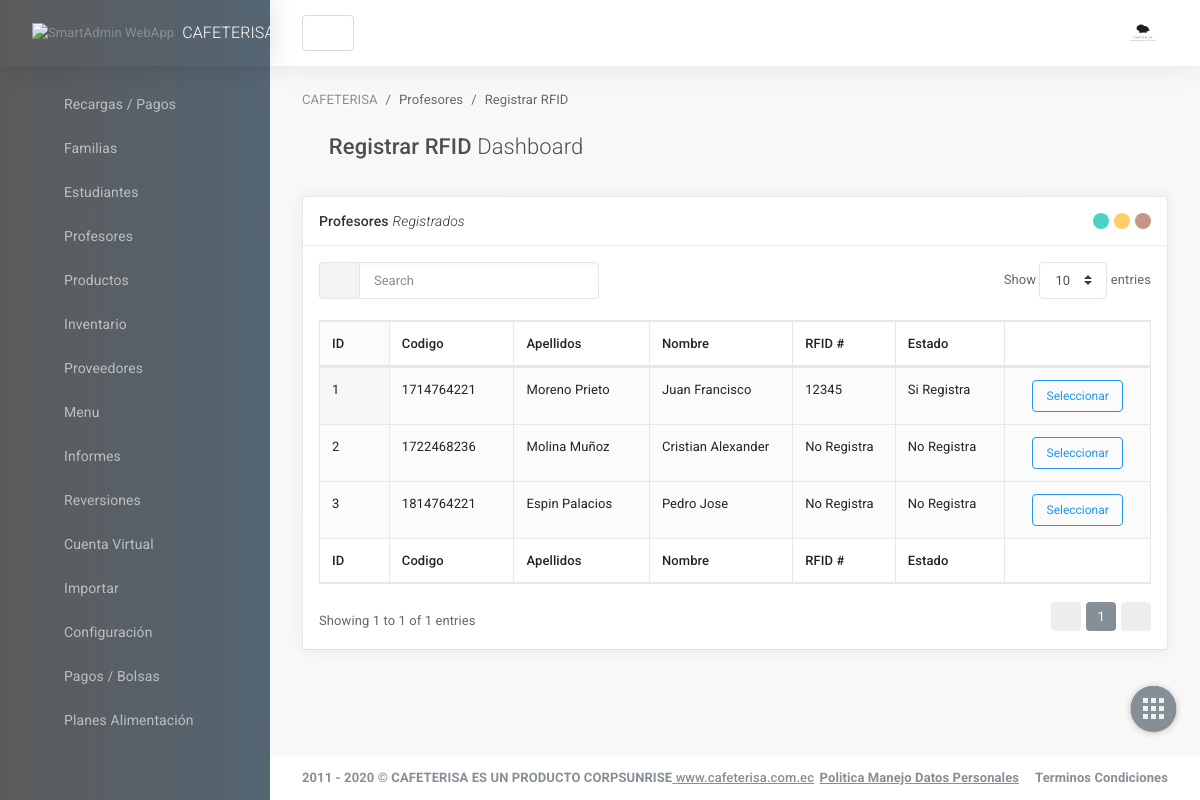
The page /asignarRfidProfesor.php on the database its author committed.
### tables this page shows
CREATE TABLE profesores (
	id_profesor  				varchar(100) not null,
	apellidos_profesor			varchar(100) not null,
	nombres_profesor			varchar(100) not null,
	email_profesor				varchar(255) not null,
	credito_profesor			float(200,2) not null,
	debito_profesor				float(200,2) not null,
	contrasena_profesor			varchar(100) not null,
	saldo_profesor				float(200,2) not null,
	celular_profesor			varchar(10),
	saldo_credito_profesor		float(200,2) not null,
	CONSTRAINT pk_profesores PRIMARY KEY(id_profesor)
);

CREATE TABLE rfid_profesores (
	id_rfid_profesor  			int(255) auto_increment not null,
	id_profesor 				varchar(10) not null,
	estado_rfid_profesor  		varchar(100) not null,
	CONSTRAINT pk_rfid_profesores PRIMARY KEY(id_rfid_profesor),
	CONSTRAINT fk_rfid_profesor FOREIGN KEY(id_profesor) REFERENCES profesores(id_profesor)
);

### include/helpers.php (called while the page is built, shortened)
<?php
	function conseguir_profesores($conexion){
		$sql = "SELECT id_profesor AS CODIGO_PROFESOR, apellidos_profesor AS APELLIDOS_PROFESOR, nombres_profesor AS NOMBRE_PROFESOR, email_profesor AS EMAIL_PROFESOR, credito_profesor AS CREDITO, debito_profesor, contrasena_profesor, saldo_profesor AS SALDO_PROFESOR, celular_profesor AS CELULAR, saldo_credito_profesor AS SALDO_CREDITO FROM profesores ORDER BY id_profesor ASC";
		$profesores = mysqli_query($conexion, $sql);
		$result = array();
		if ($profesores && mysqli_num_rows($profesores) >=1) {
			$result = $profesores;
		}
		return $result;
	}
	function conseguir_rfid_profesor($conexion, $codigoProfesor){
		$sql = "SELECT id_rfid_profesor AS RFID, id_profesor, estado_rfid_profesor AS ESTADO_RFID FROM rfid_profesores WHERE id_profesor = '$codigoProfesor'";
		$profesores_rfid = mysqli_query($conexion, $sql);
		$result = array();
		if ($profesores_rfid && mysqli_num_rows($profesores_rfid) >=1) {
			$result = $profesores_rfid;
		}
		return $result;
	}
?>

### asignarRfidProfesor.php (the view, shortened to what this page needs)
<?php
require_once 'include/cabecera.php';
require_once 'include/helpers.php';
require_once 'include/conexion.php';
?>
                    <main id="js-page-content" role="main" class="page-content">
    <ol class="breadcrumb page-breadcrumb">
        <li class="breadcrumb-item"><a href="javascript:void(0);">CAFETERISA</a></li>
        <li class="breadcrumb-item">Profesores</li>
        <li class="breadcrumb-item">Registrar RFID</li>
    </ol>
    <div class="subheader">
        <h1 class="subheader-title">
            <i class='subheader-icon fal fa-home'></i> Registrar RFID <span class='fw-300'>Dashboard</span>
        </h1>
  </div>
  <div class="row">
      <div class="col-xl-12">
          <div id="panel-1" class="panel">
              <div class="panel-hdr">
                  <h2>
                      Profesores <span class="fw-300"><i>Registrados</i></span>
                  </h2>
                  <div class="panel-toolbar">
                    <button class="btn btn-panel" data-action="panel-collapse" data-toggle="tooltip" data-offset="0,10" data-original-title="Minimizar"></button>
                    <button class="btn btn-panel" data-action="panel-fullscreen" data-toggle="tooltip" data-offset="0,10" data-original-title="Pantalla Completa"></button>
                    <button class="btn btn-panel" data-action="panel-close" data-toggle="tooltip" data-offset="0,10" data-original-title="Cerrar"></button>                  </div>
              </div>
              <div class="panel-container show">
                  <div class="panel-content">
                      <table id="dt-basic-example" class="table table-bordered table-hover table-striped w-100">
                          <thead>
                              <tr>
                                  <th>ID</th>
                                  <th>Codigo</th>
                                  <th>Apellidos</th>
                                  <th>Nombre</th>
                                  <th>RFID #</th>
                                  <th>Estado</th>
                                  <th>&nbsp;</th>
                              </tr>
                          </thead>
                          <tbody>
<?php
    $contador = 0;
    $profesores = conseguir_profesores($db);
    if(!empty($profesores) && mysqli_num_rows($profesores) >= 1):
        while ($profesor = mysqli_fetch_assoc($profesores)) :
            $contador++;
?>
<tr>
                                  <td><?=$contador?></td>
                                  <td><?=$profesor['CODIGO_PROFESOR']?></td>
                                  <td><?=$profesor['APELLIDOS_PROFESOR']?></td>
                                  <td><?=$profesor['NOMBRE_PROFESOR']?></td>
                                  <?php
                                    $profesor_con_rfid = conseguir_rfid_profesor($db, $profesor['CODIGO_PROFESOR']);
                                    if(!empty($profesor_con_rfid) && mysqli_num_rows($profesor_con_rfid) >= 1):
                                        $rfid = mysqli_fetch_assoc($profesor_con_rfid);
                                  ?>
                                    <td><?=$rfid['RFID']?></td>
                                    <td><?=$rfid['ESTADO_RFID']?></td>
                                  <?php else: ?>
                                     <td>No Registra</td>
                                     <td>No Registra</td>
                                  <?php endif; ?>
                                  <td align="center"><button type="button" class="btn btn-sm btn-outline-info" data-toggle="modal" data-target="#formRfid<?=$profesor['CODIGO_PROFESOR']?>">Seleccionar</button></td>
                              </tr>
                          </tbody>
<?php
        endwhile;
    endif;
?>
                          <tfoot>
                              <tr>
                                <th>ID</th>
                                <th>Codigo</th>
                                <th>Apellidos</th>
                                <th>Nombre</th>
                                <th>RFID #</th>
                                <th>Estado</th>
                                <th>&nbsp;</th>
                              </tr>
                          </tfoot>
                      </table>
                  </div>
              </div>
          </div>
      </div>
  </div>
</main>
                    <footer class="page-footer" role="contentinfo">
    <div class="d-flex align-items-center flex-1 text-muted">
        <span class="hidden-md-down fw-700">2011 - 2020 © CAFETERISA ES UN PRODUCTO CORPSUNRISE<a href='https://www.cafeterisa.com.ec' class='text-primary fw-500' title='gotbootstrap.com' target='_blank'> www.cafeterisa.com.ec</a></span>
    </div>
    <div>
        <ul class="list-table m-0">
            <li><a href="https://www.katu.com.co/docs/politicaManejoDatosPersonales.pdf" target="_blank"class="text-secondary fw-700">Politica Manejo Datos Personales</a></li>
            <li class="pl-3"><a href="https://www.katu.com/docs/terminosCondiciones.pdf" class="text-secondary fw-700">Terminos Condiciones</a></li>
            </ul>
    </div>
</footer>
                </div>
            </div>
        </div>
<nav class="shortcut-menu d-none d-sm-block">
    <label for="menu_open" class="menu-open-button ">
        <span class="app-shortcut-icon d-block"></span>
    </label>
    <a href="#" class="menu-item btn" data-toggle="tooltip" data-placement="left" title="Scroll Incio">
    </a>
    <a href="salir.php" class="menu-item btn" data-toggle="tooltip" data-placement="left" title="Salir">
    </a>
    <a href="#" class="menu-item btn" data-action="app-fullscreen" data-toggle="tooltip" data-placement="left" title="Pantalla Completa">
    </a>
    <a href="#" class="menu-item btn" data-action="app-print" data-toggle="tooltip" data-placement="left" title="Imprimir Pagina">
    </a>
</nav>
    </body>
</html>

### css/datagrid/datatables/datatables.bundle.css (style rules this page uses)
table.dataTable { clear: both; margin-top: 6px !important; margin-bottom: 6px !important; max-width: none !important; border-collapse: separate !important; border-spacing: 0; }
table.dataTable td, table.dataTable th { -webkit-box-sizing: content-box; box-sizing: content-box; }
table.dataTable thead > tr > th.sorting_asc, table.dataTable thead > tr > th.sorting_desc, table.dataTable thead > tr > th.sorting, table.dataTable thead > tr > td.sorting_asc, table.dataTable thead > tr > td.sorting_desc, table.dataTable thead > tr > td.sorting { padding-right: 30px; }
table.dataTable thead .sorting, table.dataTable thead .sorting_asc, table.dataTable thead .sorting_desc, table.dataTable thead .sorting_asc_disabled, table.dataTable thead .sorting_desc_disabled { cursor: pointer; position: relative; }
table.dataTable thead .sorting:before, table.dataTable thead .sorting:after, table.dataTable thead .sorting_asc:before, table.dataTable thead .sorting_asc:after, table.dataTable thead .sorting_desc:before, table.dataTable thead .sorting_desc:after, table.dataTable thead .sorting_asc_disabled:before, table.dataTable thead .sorting_asc_disabled:after, table.dataTable thead .sorting_desc_disabled:before, table.dataTable thead .sorting_desc_disabled:after { position: absolute; bottom: 0.9em; display: block; opacity: 0.3; }
table.dataTable thead .sorting:before, table.dataTable thead .sorting_asc:before, table.dataTable thead .sorting_desc:before, table.dataTable thead .sorting_asc_disabled:before, table.dataTable thead .sorting_desc_disabled:before { right: 1em; content: "\2191"; }
table.dataTable thead .sorting:after, table.dataTable thead .sorting_asc:after, table.dataTable thead .sorting_desc:after, table.dataTable thead .sorting_asc_disabled:after, table.dataTable thead .sorting_desc_disabled:after { right: 0.5em; content: "\2193"; }
table.dataTable thead .sorting_asc:before, table.dataTable thead .sorting_desc:after { opacity: 1; }
table.table-bordered.dataTable th, table.table-bordered.dataTable td { border-left-width: 0; }
table.table-bordered.dataTable th:last-child, table.table-bordered.dataTable th:last-child, table.table-bordered.dataTable td:last-child, table.table-bordered.dataTable td:last-child { border-right-width: 0; }
table.table-bordered.dataTable tbody th, table.table-bordered.dataTable tbody td { border-bottom-width: 0; }
.sorting_asc, .sorting_desc, .even .sorting_1 { background-color: rgba(134, 142, 150, 0.03); }
.odd .sorting_1 { background-color: rgba(134, 142, 150, 0.04); }
table.dataTable { margin-top: 0 !important; margin-bottom: 1rem !important; }
table.dataTable thead .sorting:before, table.dataTable thead .sorting_asc:before, table.dataTable thead .sorting_desc:before, table.dataTable thead .sorting_asc_disabled:before, table.dataTable thead .sorting_desc_disabled:before { right: 1rem !important; content: "\f175"; font-size: 14px; font-family: 'Font Awesome 5 Pro'; }
table.dataTable thead .sorting:after, table.dataTable thead .sorting_asc:after, table.dataTable thead .sorting_desc:after, table.dataTable thead .sorting_asc_disabled:after, table.dataTable thead .sorting_desc_disabled:after { right: 0.5rem !important; content: "\f176"; font-size: 14px; font-family: 'Font Awesome 5 Pro'; }

### rows shown on the page
profesores: id_profesor "1714764221", apellidos_profesor "Moreno Prieto", nombres_profesor "Juan Francisco", rfid_profesores.id_rfid_profesor "12345", rfid_profesores.estado_rfid_profesor "Si Registra"
profesores: id_profesor "1722468236", apellidos_profesor "Molina Muñoz", nombres_profesor "Cristian Alexander", shows "No Registra"
profesores: id_profesor "1814764221", apellidos_profesor "Espin Palacios", nombres_profesor "Pedro Jose", shows "No Registra"
